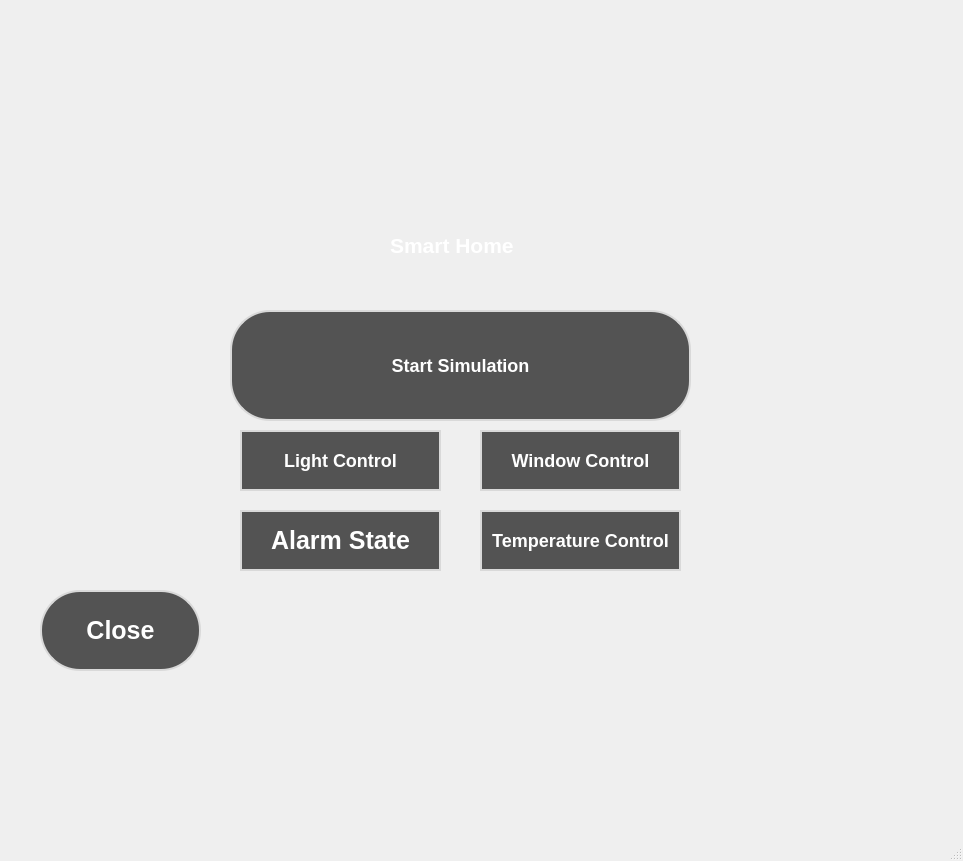
<?xml version="1.0" encoding="UTF-8"?>
<ui version="4.0">
 <class>app_start</class>
 <widget class="QMainWindow" name="app_start">
  <property name="geometry">
   <rect>
    <x>0</x>
    <y>0</y>
    <width>963</width>
    <height>861</height>
   </rect>
  </property>
  <property name="windowTitle">
   <string>MainWindow</string>
  </property>
  <widget class="QWidget" name="centralwidget">
   <widget class="QPushButton" name="Temperature_control">
    <property name="geometry">
     <rect>
      <x>480</x>
      <y>510</y>
      <width>201</width>
      <height>61</height>
     </rect>
    </property>
    <property name="font">
     <font>
      <family>Arial</family>
      <pointsize>-1</pointsize>
      <bold>true</bold>
     </font>
    </property>
    <property name="styleSheet">
     <string notr="true">QPushButton {
	border: 2px solid rgb(217, 217, 217);
	border-radius: 40px;	
	color:rgb(255,255,255);
	font-family:&quot;Arial&quot;;
	font-size: 18px;
	background-color: rgb(83, 83, 83);
}
QPushButton:hover {
    border: 2px solid rgb(30, 195, 198);
	background-color: rgb(36, 177, 190);
}
QPushButton:pressed {	
	border: 2px solid rgb(35, 209, 203);
	background-color:rgb(78, 241, 241);
}</string>
    </property>
    <property name="text">
     <string>Temperature Control</string>
    </property>
   </widget>
   <widget class="QLabel" name="label">
    <property name="geometry">
     <rect>
      <x>90</x>
      <y>-270</y>
      <width>751</width>
      <height>1151</height>
     </rect>
    </property>
    <property name="text">
     <string>&lt;html&gt;&lt;head/&gt;&lt;body&gt;&lt;p&gt;&lt;img src=&quot;:/res/Fotos/Smart_home2.png&quot;/&gt;&lt;/p&gt;&lt;/body&gt;&lt;/html&gt;</string>
    </property>
   </widget>
   <widget class="QLabel" name="label_2">
    <property name="geometry">
     <rect>
      <x>390</x>
      <y>210</y>
      <width>171</width>
      <height>71</height>
     </rect>
    </property>
    <property name="text">
     <string>&lt;html&gt;&lt;head/&gt;&lt;body&gt;&lt;p&gt;&lt;span style=&quot; font-size:16pt; font-weight:700; color:#ffffff;&quot;&gt;Smart Home&lt;/span&gt;&lt;/p&gt;&lt;/body&gt;&lt;/html&gt;</string>
    </property>
   </widget>
   <widget class="QPushButton" name="Close">
    <property name="geometry">
     <rect>
      <x>40</x>
      <y>590</y>
      <width>161</width>
      <height>81</height>
     </rect>
    </property>
    <property name="font">
     <font>
      <family>Arial</family>
      <pointsize>-1</pointsize>
      <bold>true</bold>
     </font>
    </property>
    <property name="autoFillBackground">
     <bool>false</bool>
    </property>
    <property name="styleSheet">
     <string notr="true">QPushButton {
	border: 2px solid rgb(217, 217, 217);
	border-radius: 40px;	
	color:rgb(255,255,255);
	font-family:&quot;Arial&quot;;
	font-size: 25px;
	background-color: rgb(83, 83, 83);
}
QPushButton:hover {
	border: 2px solid rgb(131, 18, 10);
	background-color: rgb(241, 52, 45);
}
QPushButton:pressed {	
	border: 2px solid rgb(127, 26, 17);
	background-color: rgb(109, 20, 17);
}

QPushButton:disabled {	
	border-radius: 5px;	
	border: 2px solid rgb(112,112,112);
	background-color: rgb(112,112,112);
}</string>
    </property>
    <property name="text">
     <string>Close</string>
    </property>
   </widget>
   <widget class="QPushButton" name="Lightcontrol">
    <property name="geometry">
     <rect>
      <x>240</x>
      <y>430</y>
      <width>201</width>
      <height>61</height>
     </rect>
    </property>
    <property name="font">
     <font>
      <family>Arial</family>
      <pointsize>-1</pointsize>
      <bold>true</bold>
     </font>
    </property>
    <property name="styleSheet">
     <string notr="true">QPushButton {
	border: 2px solid rgb(217, 217, 217);
	border-radius: 40px;	
	color:rgb(255,255,255);
	font-family:&quot;Arial&quot;;
	font-size: 18px;
	background-color: rgb(83, 83, 83);
}
QPushButton:hover {
    border: 2px solid rgb(30, 195, 198);
	background-color: rgb(36, 177, 190);
}
QPushButton:pressed {	
	border: 2px solid rgb(35, 209, 203);
	background-color:rgb(78, 241, 241);
}</string>
    </property>
    <property name="text">
     <string>Light Control</string>
    </property>
   </widget>
   <widget class="QPushButton" name="Alarm_state">
    <property name="geometry">
     <rect>
      <x>240</x>
      <y>510</y>
      <width>201</width>
      <height>61</height>
     </rect>
    </property>
    <property name="font">
     <font>
      <family>Arial</family>
      <pointsize>-1</pointsize>
      <bold>true</bold>
     </font>
    </property>
    <property name="styleSheet">
     <string notr="true">QPushButton {
	border: 2px solid rgb(217, 217, 217);
	border-radius: 40px;	
	color:rgb(255,255,255);
	font-family:&quot;Arial&quot;;
	font-size: 25px;
	background-color: rgb(83, 83, 83);
}
QPushButton:hover {
    border: 2px solid rgb(30, 195, 198);
	background-color: rgb(36, 177, 190);
}
QPushButton:pressed {	
	border: 2px solid rgb(35, 209, 203);
	background-color:rgb(78, 241, 241);
}</string>
    </property>
    <property name="text">
     <string>Alarm State</string>
    </property>
   </widget>
   <widget class="QPushButton" name="Window_control">
    <property name="geometry">
     <rect>
      <x>480</x>
      <y>430</y>
      <width>201</width>
      <height>61</height>
     </rect>
    </property>
    <property name="font">
     <font>
      <family>Arial</family>
      <pointsize>-1</pointsize>
      <bold>true</bold>
     </font>
    </property>
    <property name="styleSheet">
     <string notr="true">QPushButton {
	border: 2px solid rgb(217, 217, 217);
	border-radius: 40px;	
	color:rgb(255,255,255);
	font-family:&quot;Arial&quot;;
	font-size: 18px;
	background-color: rgb(83, 83, 83);
}
QPushButton:hover {
    border: 2px solid rgb(30, 195, 198);
	background-color: rgb(36, 177, 190);
}
QPushButton:pressed {	
	border: 2px solid rgb(35, 209, 203);
	background-color:rgb(78, 241, 241);
}</string>
    </property>
    <property name="text">
     <string>Window Control</string>
    </property>
   </widget>
   <widget class="QPushButton" name="Start_simulation">
    <property name="geometry">
     <rect>
      <x>230</x>
      <y>310</y>
      <width>461</width>
      <height>111</height>
     </rect>
    </property>
    <property name="font">
     <font>
      <family>Arial</family>
      <pointsize>-1</pointsize>
      <bold>true</bold>
     </font>
    </property>
    <property name="styleSheet">
     <string notr="true">QPushButton {
	border: 2px solid rgb(217, 217, 217);
	border-radius: 40px;	
	color:rgb(255,255,255);
	font-family:&quot;Arial&quot;;
	font-size: 18px;
	background-color: rgb(83, 83, 83);
}
QPushButton:hover {
    border: 2px solid rgb(30, 195, 198);
	background-color: rgb(36, 177, 190);
}
QPushButton:pressed {	
	border: 2px solid rgb(35, 209, 203);
	background-color:rgb(78, 241, 241);
}</string>
    </property>
    <property name="locale">
     <locale language="English" country="Germany"/>
    </property>
    <property name="text">
     <string>Start Simulation</string>
    </property>
   </widget>
   <zorder>label</zorder>
   <zorder>Temperature_control</zorder>
   <zorder>label_2</zorder>
   <zorder>Close</zorder>
   <zorder>Lightcontrol</zorder>
   <zorder>Alarm_state</zorder>
   <zorder>Window_control</zorder>
   <zorder>Start_simulation</zorder>
  </widget>
  <widget class="QMenuBar" name="menubar">
   <property name="geometry">
    <rect>
     <x>0</x>
     <y>0</y>
     <width>963</width>
     <height>21</height>
    </rect>
   </property>
  </widget>
  <widget class="QStatusBar" name="statusbar"/>
 </widget>
 <resources/>
 <connections/>
</ui>
